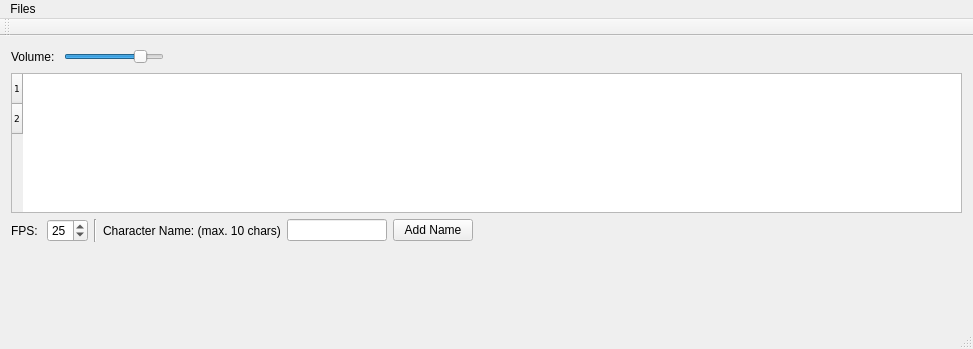
<?xml version="1.0" encoding="UTF-8"?>
<ui version="4.0">
 <class>MainWindow</class>
 <widget class="QMainWindow" name="MainWindow">
  <property name="geometry">
   <rect>
    <x>0</x>
    <y>0</y>
    <width>973</width>
    <height>349</height>
   </rect>
  </property>
  <property name="sizePolicy">
   <sizepolicy hsizetype="Preferred" vsizetype="Maximum">
    <horstretch>0</horstretch>
    <verstretch>0</verstretch>
   </sizepolicy>
  </property>
  <property name="maximumSize">
   <size>
    <width>16777215</width>
    <height>400</height>
   </size>
  </property>
  <property name="baseSize">
   <size>
    <width>1000</width>
    <height>400</height>
   </size>
  </property>
  <property name="font">
   <font>
    <pointsize>9</pointsize>
   </font>
  </property>
  <property name="windowTitle">
   <string>dalipsync</string>
  </property>
  <widget class="QWidget" name="centralWidget">
   <layout class="QVBoxLayout" name="verticalLayout">
    <item>
     <layout class="QHBoxLayout" name="horizontalLayout_2">
      <item>
       <widget class="QLabel" name="labVolume">
        <property name="text">
         <string>Volume: </string>
        </property>
       </widget>
      </item>
      <item>
       <widget class="QSlider" name="sliderVolume">
        <property name="maximumSize">
         <size>
          <width>100</width>
          <height>16777215</height>
         </size>
        </property>
        <property name="value">
         <number>80</number>
        </property>
        <property name="orientation">
         <enum>Qt::Horizontal</enum>
        </property>
       </widget>
      </item>
      <item>
       <spacer name="horizontalSpacer_2">
        <property name="orientation">
         <enum>Qt::Horizontal</enum>
        </property>
        <property name="sizeHint" stdset="0">
         <size>
          <width>40</width>
          <height>20</height>
         </size>
        </property>
       </spacer>
      </item>
     </layout>
    </item>
    <item>
     <widget class="QTableWidget" name="tableWidget">
      <property name="minimumSize">
       <size>
        <width>0</width>
        <height>140</height>
       </size>
      </property>
      <property name="maximumSize">
       <size>
        <width>16777215</width>
        <height>140</height>
       </size>
      </property>
      <property name="font">
       <font>
        <family>DejaVu Sans</family>
        <pointsize>7</pointsize>
       </font>
      </property>
      <property name="focusPolicy">
       <enum>Qt::StrongFocus</enum>
      </property>
      <property name="editTriggers">
       <set>QAbstractItemView::NoEditTriggers</set>
      </property>
      <property name="selectionMode">
       <enum>QAbstractItemView::SingleSelection</enum>
      </property>
      <property name="rowCount">
       <number>2</number>
      </property>
      <property name="columnCount">
       <number>0</number>
      </property>
      <attribute name="horizontalHeaderVisible">
       <bool>true</bool>
      </attribute>
      <row/>
      <row/>
     </widget>
    </item>
    <item>
     <layout class="QHBoxLayout" name="horizontalLayout">
      <item>
       <widget class="QLabel" name="labFps">
        <property name="text">
         <string notr="true">FPS: </string>
        </property>
       </widget>
      </item>
      <item>
       <widget class="QSpinBox" name="sBoxFps">
        <property name="minimum">
         <number>12</number>
        </property>
        <property name="maximum">
         <number>30</number>
        </property>
        <property name="value">
         <number>25</number>
        </property>
       </widget>
      </item>
      <item>
       <widget class="Line" name="line">
        <property name="orientation">
         <enum>Qt::Vertical</enum>
        </property>
       </widget>
      </item>
      <item>
       <widget class="QLabel" name="labAddName">
        <property name="text">
         <string>Character Name: (max. 10 chars)</string>
        </property>
       </widget>
      </item>
      <item>
       <widget class="QLineEdit" name="leAddName">
        <property name="maximumSize">
         <size>
          <width>100</width>
          <height>16777215</height>
         </size>
        </property>
        <property name="maxLength">
         <number>10</number>
        </property>
       </widget>
      </item>
      <item>
       <widget class="QPushButton" name="btnAddName">
        <property name="text">
         <string>Add Name</string>
        </property>
       </widget>
      </item>
      <item>
       <spacer name="horizontalSpacer">
        <property name="orientation">
         <enum>Qt::Horizontal</enum>
        </property>
        <property name="sizeHint" stdset="0">
         <size>
          <width>40</width>
          <height>20</height>
         </size>
        </property>
       </spacer>
      </item>
     </layout>
    </item>
    <item>
     <spacer name="verticalSpacer">
      <property name="orientation">
       <enum>Qt::Vertical</enum>
      </property>
      <property name="sizeHint" stdset="0">
       <size>
        <width>20</width>
        <height>40</height>
       </size>
      </property>
     </spacer>
    </item>
   </layout>
  </widget>
  <widget class="QMenuBar" name="menuBar">
   <property name="geometry">
    <rect>
     <x>0</x>
     <y>0</y>
     <width>973</width>
     <height>20</height>
    </rect>
   </property>
   <widget class="QMenu" name="menuFiles">
    <property name="title">
     <string>Files</string>
    </property>
    <addaction name="actionLoad_Audio"/>
    <addaction name="actionOpen"/>
    <addaction name="actionSave"/>
    <addaction name="actionSave_as"/>
    <addaction name="actionExit"/>
   </widget>
   <addaction name="menuFiles"/>
  </widget>
  <widget class="QToolBar" name="mainToolBar">
   <attribute name="toolBarArea">
    <enum>TopToolBarArea</enum>
   </attribute>
   <attribute name="toolBarBreak">
    <bool>false</bool>
   </attribute>
  </widget>
  <widget class="QStatusBar" name="statusBar"/>
  <action name="actionLoad_Audio">
   <property name="text">
    <string>Load Audio</string>
   </property>
   <property name="shortcut">
    <string>Ctrl+N</string>
   </property>
  </action>
  <action name="actionOpen">
   <property name="text">
    <string>Open</string>
   </property>
   <property name="shortcut">
    <string>Ctrl+O</string>
   </property>
  </action>
  <action name="actionSave">
   <property name="text">
    <string>Save</string>
   </property>
   <property name="shortcut">
    <string>Ctrl+S</string>
   </property>
  </action>
  <action name="actionSave_as">
   <property name="text">
    <string>Save as...</string>
   </property>
   <property name="shortcut">
    <string>Ctrl+Shift+S</string>
   </property>
  </action>
  <action name="actionExit">
   <property name="text">
    <string>Exit</string>
   </property>
   <property name="shortcut">
    <string>Ctrl+X</string>
   </property>
  </action>
 </widget>
 <layoutdefault spacing="6" margin="11"/>
 <resources/>
 <connections/>
</ui>
